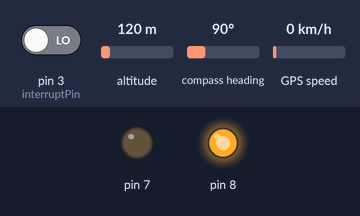
The sketch below on a simulated Arduino Uno, built with avr-gcc and run on an emulated ATmega328P. On the bench: output pins drawn as LEDs (lit = HIGH). The inputs (shaded band) are chosen by the test bench; at power-on: pin 3 (interruptPin) LOW, altitude 120 m, compass heading 90°, GPS speed 0 km/h. The GPS gets a fix after 3 s at 37.7749, -122.4194 with 8 satellites; what the sketch prints to the serial monitor is not drawn.

Above: at 3.0 s.
Timing chart, 0 to 8.6 s (numbered marks = the images above):
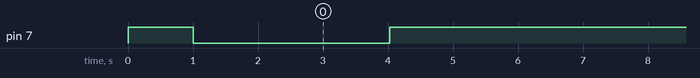

The sketch:

panicv1.00.ino
```cpp
// Test code for Adafruit GPS modules using MTK3329/MTK3339 driver
//
// This code shows how to listen to the GPS module in an interrupt
// which allows the program to have more 'freedom' - just parse
// when a new NMEA sentence is available! Then access data when
// desired.
//
// Tested and works great with the Adafruit Ultimate GPS module
// using MTK33x9 chipset
//    ------> http://www.adafruit.com/products/746
// Pick one up today at the Adafruit electronics shop
// and help support open source hardware & software! -ada

#include <Adafruit_GPS.h>
#include <SoftwareSerial.h>
int interruptPin = 3;
 int state = 0 ;
String Reset = " ";
SoftwareSerial mySerial(6, 2);
SoftwareSerial BTserial(5, 4);

char c = ' ';
Adafruit_GPS GPS(&mySerial);

#define GPSECHO  false

// this keeps track of whether we're using the interrupt
// off by default!
boolean usingInterrupt = false;
void useInterrupt(boolean); // Func prototype keeps Arduino 0023 happy

void setup()
{

  pinMode(7, OUTPUT);
  pinMode(8,OUTPUT);
    Startup();


}

void Startup(){
  digitalWrite(7, HIGH);


  delay(1000);
  digitalWrite(7, LOW);

  digitalWrite(8,HIGH);
  attachInterrupt(digitalPinToInterrupt(3), panic, RISING);

  Serial.begin(115200);

  BTserial.begin(9600);

  GPS.begin(9600);

  Serial.print("gps on");

  BTserial.println("gps on ");

  GPS.sendCommand(PMTK_SET_NMEA_OUTPUT_RMCGGA);

  GPS.sendCommand(PMTK_SET_NMEA_UPDATE_1HZ);

  GPS.sendCommand(PGCMD_ANTENNA);


  useInterrupt(true);

  delay(1000);
  // Ask for firmware version
  mySerial.println(PMTK_Q_RELEASE);
  }


SIGNAL(TIMER0_COMPA_vect) {
  char c = GPS.read();

#ifdef UDR0
  if (GPSECHO)
    if (c) UDR0 = c;

#endif
}

void useInterrupt(boolean v) {
  if (v) {

    OCR0A = 0xAF;
    TIMSK0 |= _BV(OCIE0A);
    usingInterrupt = true;
  } else {

    TIMSK0 &= ~_BV(OCIE0A);
    usingInterrupt = false;
  }
}

uint32_t timer = millis();
void loop()
{


  Reset = BTserial.read();
          if (Reset == "stop"){
              state = false;
            }

  if (! usingInterrupt) {

    char c = GPS.read();

    if (GPSECHO)
      if (c) Serial.print(c);
  }


  if (GPS.newNMEAreceived()) {


    if (!GPS.parse(GPS.lastNMEA()))
      return;
  }


  if (timer > millis())  timer = millis();


  if (millis() - timer > 2000) {
    timer = millis(); // reset the timer
     Serial.println(state);

        if (!GPS.fix) {
      BTserial.println("no location yet ");
      BTserial.println(state);

    }


    if (GPS.fix) {
      BTserial.println("fix aquired");

      digitalWrite(7, HIGH);
      delay(5000);
      digitalWrite(7, LOW);

      // sets the LED on

       if (state == false){
      BTserial.println("gps data");
      BTserial.println("      ");
      BTserial.println(GPS.latitudeDegrees, 4);
      BTserial.println(GPS.longitudeDegrees, 4);

       }else{

        BTserial.println(GPS.latitudeDegrees, 8);
        BTserial.println(GPS.longitudeDegrees, 8);
        BTserial.println(state);


      }
    }
  }
}

void panic() {

  state = state + 1  ;
  BTserial.println("panic");

}
```

Measured:
- by itself, pin 7: repeats every 5.1 s: HIGH 5.0 s, LOW 0.06 s
